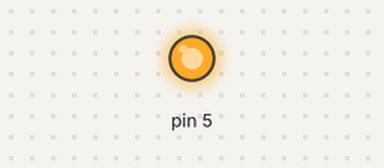
This sketch was run on a simulated Arduino Uno, built with avr-gcc and run on an emulated ATmega328P. Shown: output pins drawn as LEDs (lit = HIGH).

Above: at 0.05 s.
At 1.6 s:
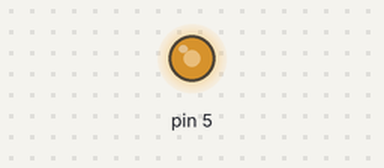
At 2.4 s:
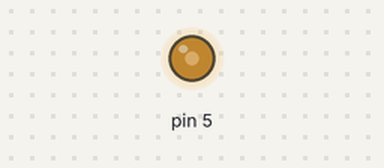
At 3.2 s:
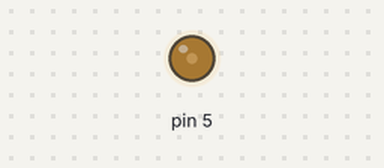
Timing chart, 0 to 5.5 s (numbered marks = the images above):
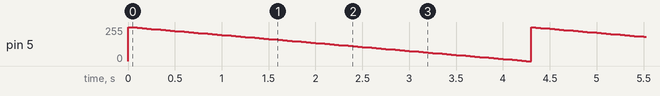

Measured:
- by itself, pin 5: ramps from 255/255 to 0/255 and jumps back, once every 4.3 s

The sketch:

1.06.1_Revisiting_the_Dimmer.ino
```cpp
// Unit 1 Digital Sandbox
// Tutorial 1.06 Data Storage with Variables

// Can you make the LED fade from HIGH to LOW?
// (Hint: You may need to change the setup value of fade, and change the + to a -.)

int fade;

void setup()
{
  pinMode(5, OUTPUT);
  fade = 255;
}

void loop()
{
  analogWrite(5, fade);
  fade = fade - 3;
  delay(50);
}
```
